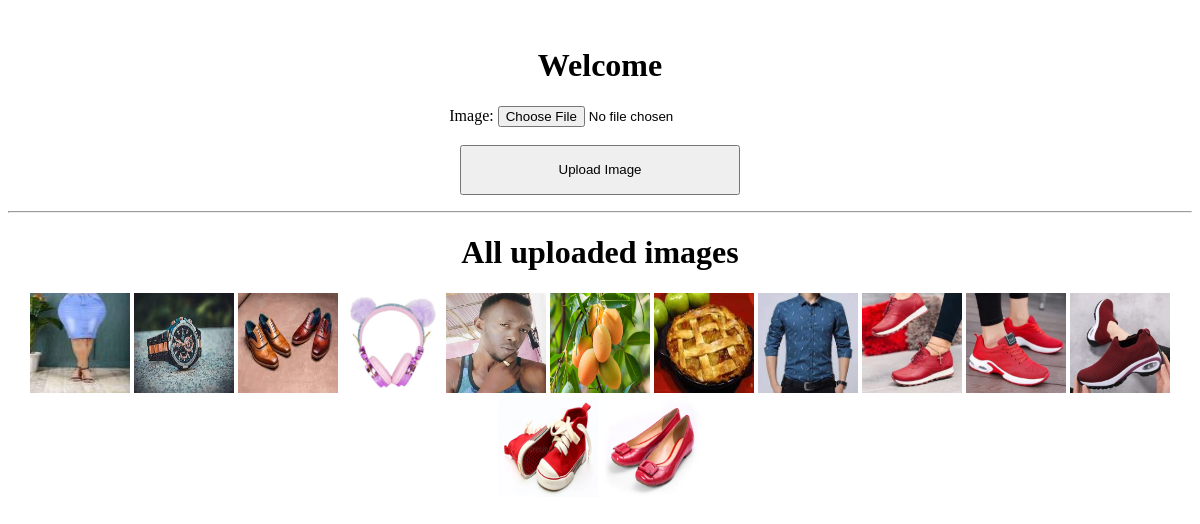
The app's page /, older data.
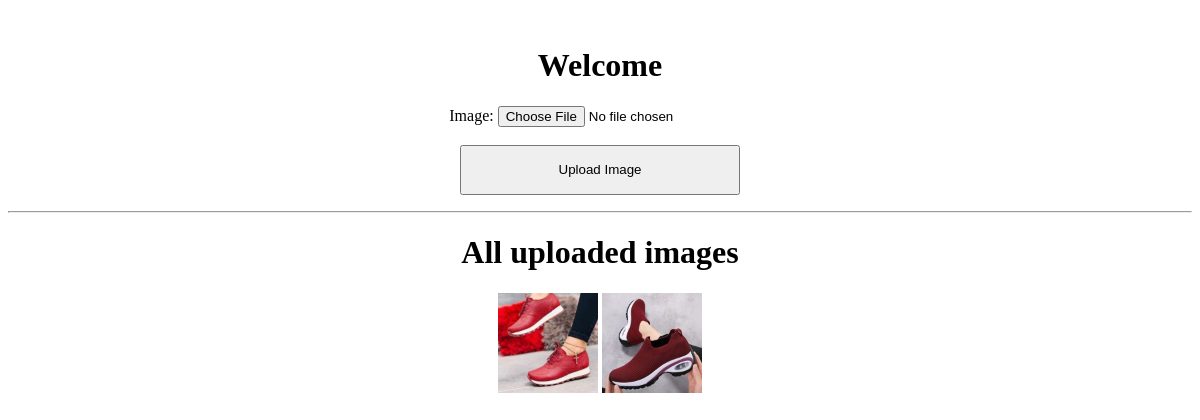
The same page, newer data.
### image/models.py (models this page shows)
class Image(models.Model):
    name = models.CharField(max_length=100)
    image = models.ImageField(verbose_name= 'Image')

### image/views.py (the view)
# urls.py: path('', index, name = 'index'),
def index(request):
    images = Image.objects.all()
    form = ImageForm()
    context = {'images': images, 'form': form}
    if request.method == 'POST':
        form = ImageForm(request.POST, request.FILES)
        form.save()
        messages.success(request, 'Upload Successful !')
        return redirect('/')
    return render(request, 'image/index.html', context)

### image/forms.py
class ImageForm(ModelForm):
    class Meta:
        model = Image
        fields = ('image',)

### image/templates/image/index.html (shortened to what this page needs)
<center>
    <h1>Welcome</h1>
    <form method="POST" enctype="multipart/form-data">
            {{ form }}
            <br>
        <input type="submit" id="btn" value="Upload Image">
    </form>
    <hr>
    <h1>All uploaded images</h1>
    {% for image in images %}
        <div style="display: inline;">
            <a href="{% url 'details' image.id %}" ><img style="box-shadow: 20px;" src="{{ image.image.url }}" width="100px" height="100px"></a>
        </div>
    {% endfor %}
</center>

### image/templates/image/index.html (style rules this page uses)
#btn { color: black; height: 50px; width: 280px; }

Row changes from the older to the newer data that the page shows:
removed Image: image (picture)
removed Image: image (picture)
removed Image: image (picture)
removed Image: image (picture)
removed Image: image (picture)
removed Image: image (picture)
removed Image: image (picture)
removed Image: image (picture)
removed Image: image (picture)
removed Image: image (picture)
removed Image: image (picture)
